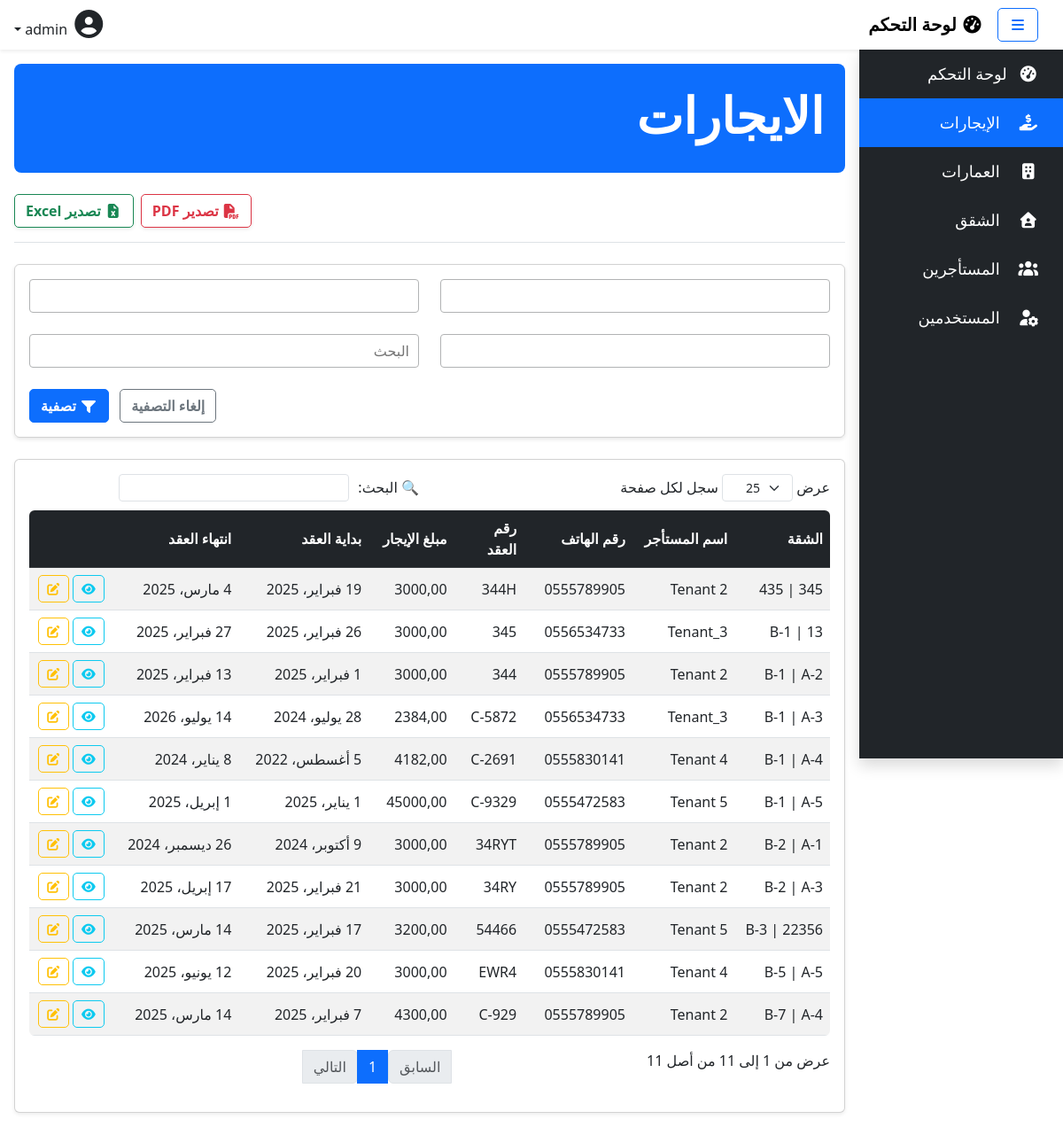
The page /active_tenants/ (signed in) on the database as committed earlier.
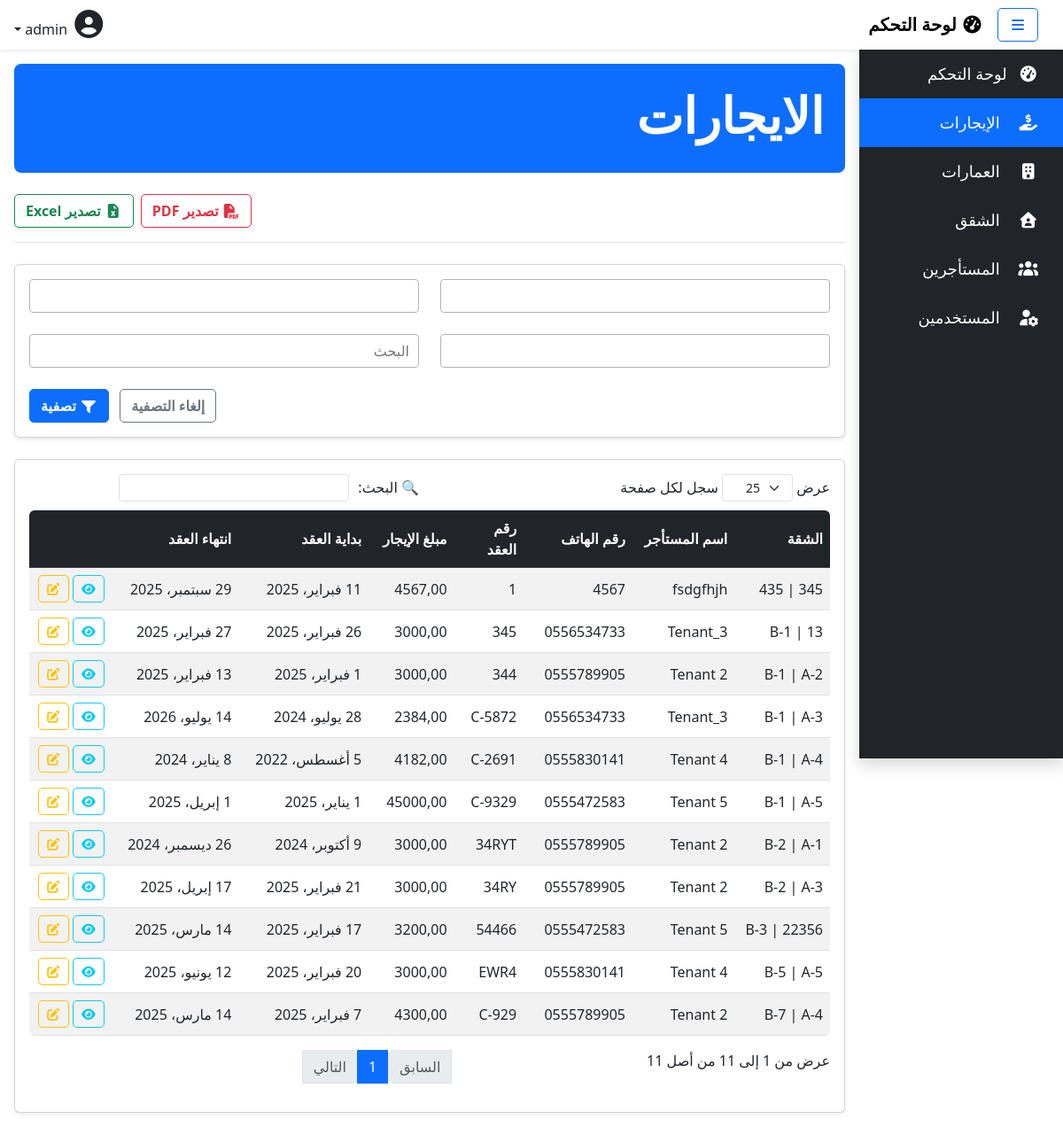
The same page on the database as committed later.
### rentals/models.py (models this page shows, shortened)
class ActiveTenant(models.Model):
    apartment = models.OneToOneField(Apartment, on_delete=models.CASCADE, related_name="active_tenant", verbose_name="الشقة")
    tenant = models.ForeignKey(Tenant, on_delete=models.CASCADE, related_name="active_apartment", verbose_name="المستاجر")
    contract_number = models.CharField(max_length=50, unique=True, verbose_name="رقم العقد")
    contract_start_date = models.DateField(verbose_name="تاريخ بداية العقد")
    contract_end_date = models.DateField(verbose_name="تاريخ انتهاء العقد")
    rent_amount = models.DecimalField(max_digits=10, decimal_places=2, verbose_name="مبلغ الإيجار شهري")
    notes = models.TextField(verbose_name="ملاحظات", blank=True)
    class Meta:
        verbose_name = "الايجار"
        verbose_name_plural = "الايجارات"

class Apartment(models.Model):
    APARTMENT_STATUS_CHOICES = [
        ('شاغرة', 'شاغرة'),
        ('مأهولة', 'مأهولة'),
    ]
    building = models.ForeignKey(Building, on_delete=models.CASCADE, related_name='apartments', verbose_name="العمارة")
    apartment_number = models.CharField(max_length=50, verbose_name="رقم الشقة")
    num_of_rooms = models.IntegerField(verbose_name="عدد الغرف")
    electricity_meter_number = models.CharField(max_length=50, verbose_name="رقم عداد الكهرباء")
    water_meter_number = models.CharField(max_length=50, verbose_name="رقم عداد الماء")
    status = models.CharField(max_length=8, choices=APARTMENT_STATUS_CHOICES, default='شاغرة', verbose_name="الحالة")
    floor_number = models.IntegerField(verbose_name="رقم الطابق", default=1)
    class Meta:
        verbose_name = "الشقة"
        verbose_name_plural = "الشقق"
        unique_together = ("building", "apartment_number")
    def __str__(self):
        return f"{self.building.building_number} | {self.apartment_number}"

class Building(models.Model):
    building_number = models.CharField(max_length=3, unique=True, verbose_name="رقم العمارة")
    address = models.CharField(max_length=255, blank=True, verbose_name="عنوان العمارة")
    number_of_floors = models.IntegerField(verbose_name="عدد الطوابق", default=1)
    number_of_apartments = models.IntegerField(verbose_name="عدد الشقق", default=0)
    class Meta:
        verbose_name = "العمارة"
        verbose_name_plural = "العمارات"

class Tenant(models.Model):
    name = models.CharField(max_length=100, verbose_name="اسم المستاجر")
    phone_number = models.CharField(max_length=15, unique=True, verbose_name="رقم الهاتف")
    id_number = models.CharField(max_length=20, unique=True, verbose_name="رقم الهوية")
    workplace = models.CharField(max_length=100, blank=True, verbose_name="جهة العمل")
    notes = models.TextField(verbose_name="ملاحظات", blank=True)
    class Meta:
        verbose_name = "المستاجر"
        verbose_name_plural = "المستاجرين"

### rentals/views.py (the view)
# urls.py: path('active_tenants/', views.ActiveTenantListView.as_view(), name='active_tenant_list'),
class ActiveTenantListView(PermissionRequiredMixin, ExportMixin, ListView):
    model = ActiveTenant
    template_name = 'active_tenants/list.html'
    context_object_name = 'active_tenants'
    permission_required = 'rentals.view_activetenant'
    def get_queryset(self):
        queryset = super().get_queryset()
        apartment_filter = self.request.GET.get('apartment')
        building_filter = self.request.GET.get('building')
        tenant_filter = self.request.GET.get('tenant')
        search_filter = self.request.GET.get('search')
        if apartment_filter:
            queryset = queryset.filter(apartment__apartment_number=apartment_filter)
        if building_filter:
            queryset = queryset.filter(apartment__building__building_number=building_filter)
        if tenant_filter:
            queryset = queryset.filter(tenant__name=tenant_filter)
        if search_filter:
            queryset = queryset.filter(
                Q(tenant__phone_number__icontains=search_filter) |
                Q(contract_number__icontains=search_filter)
            )
        return queryset
    def get_context_data(self, **kwargs):
        context = super().get_context_data(**kwargs)
        context['filter_form'] = ActiveTenantFilterForm(self.request.GET)
        return context

### rentals/views.py (called while the page is built, shortened)
    def get(self, request, *args, **kwargs):
        return super().get(request, *args, **kwargs)

### rentals/templates/active_tenants/list.html (shortened to what this page needs)
{% extends 'base.html' %}
{% block content %}
<div class="container my-3">
    <div class="row mb-4">
        <div class="col-12">
            <div class="bg-primary text-white p-4 rounded-3">
                <h1 class="display-4 fw-bold"> الايجارات </h1>
            </div>
        </div>
    </div>
    <div class="d-flex justify-content-end align-items-center border-bottom pb-3 mb-4 gap-2">
        <a href="?export=1&format=pdf{% for key, value in request.GET.items %}{% if key != 'export' %}&{{ key }}={{ value }}{% endif %}{% endfor %}"
           class="btn btn-outline-danger shadow-sm">
            <i class="fas fa-file-pdf"></i> تصدير PDF
        </a>
        <a href="?export=1{% for key, value in request.GET.items %}{% if key != 'export' %}&{{ key }}={{ value }}{% endif %}{% endfor %}"
           class="btn btn-outline-success shadow-sm">
            <i class="fas fa-file-excel"></i> تصدير Excel
        </a>
    </div>
    <form method="get" class="mb-4 filter-form">
        <div class="row g-4">
            <div class="col-md-6">{{ filter_form.building }}</div>
            <div class="col-md-6">{{ filter_form.apartment }}</div>
            <div class="col-md-6">{{ filter_form.tenant }}</div>
            <div class="col-md-6">{{ filter_form.search }}</div>
            <div class="col-md-12 text-start">
                <a href="{% url 'active_tenant_list' %}" class="btn btn-outline-secondary mx-2">إلغاء التصفية</a>
                <button type="submit" class="btn btn-primary"><i class="fas fa-filter"></i> تصفية</button>
            </div>
        </div>
    </form>
    <div class="row">
        <div class="col-12">
            <div class="card shadow-sm" style="overflow-x: auto; max-width: 100%;">
                <div class="card-body">
                    <table id="tenantsTable" class="table table-responsive table-striped table-hover">
                        <thead class="table-dark">
                            <tr>
                                <th>الشقة</th>
                                <th>اسم المستأجر</th>
                                <th>رقم الهاتف</th>
                                <th>رقم العقد</th>
                                <th>مبلغ الإيجار</th>
                                <th>بداية العقد</th>
                                <th>انتهاء العقد</th>
                                <th></th>
                            </tr>
                        </thead>
                        <tbody>
                            {% for active_tenant in active_tenants %}
                            <tr>
                                <td>{{ active_tenant.apartment }}</td>
                                <td>{{ active_tenant.tenant.name }}</td>
                                <td>{{ active_tenant.tenant.phone_number }}</td>
                                <td>{{ active_tenant.contract_number }}</td>
                                <td>{{ active_tenant.rent_amount }}</td>
                                <td>{{ active_tenant.contract_start_date }}</td>
                                <td>{{ active_tenant.contract_end_date }}</td>
                                <td>
                                    <a href="{% url 'apartment_detail' active_tenant.apartment.pk %}" class="btn btn-outline-info btn-sm">
                                        <i class="fas fa-eye"></i>
                                    </a>
                                    <a href="{% url 'active_tenant_update' active_tenant.apartment.pk active_tenant.pk %}" class="btn btn-outline-warning btn-sm">
                                        <i class="fas fa-edit"></i>
                                    </a>
                                </td>
                            </tr>
                            {% endfor %}
                        </tbody>
                    </table>
                </div>
            </div>
        </div>
    </div>
</div>
{% endblock %}
{% block scripts %}
<link href="https://cdn.jsdelivr.net/npm/select2@4.0.13/dist/css/select2.min.css" rel="stylesheet" />
{% endblock %}

Rows that differ between the two databases and show on the page:
removed ActiveTenant: apartment "345 | 435", tenant.name "Tenant 2", tenant.phone_number "0555789905", contract_number "344H", rent_amount "3000,00", contract_start_date "19 فبراير، 2025", contract_end_date "4 مارس، 2025"
added ActiveTenant: apartment "345 | 435", tenant.name "fsdgfhjh", tenant.phone_number "4567", contract_number "1", rent_amount "4567,00", contract_start_date "11 فبراير، 2025", contract_end_date "29 سبتمبر، 2025"
